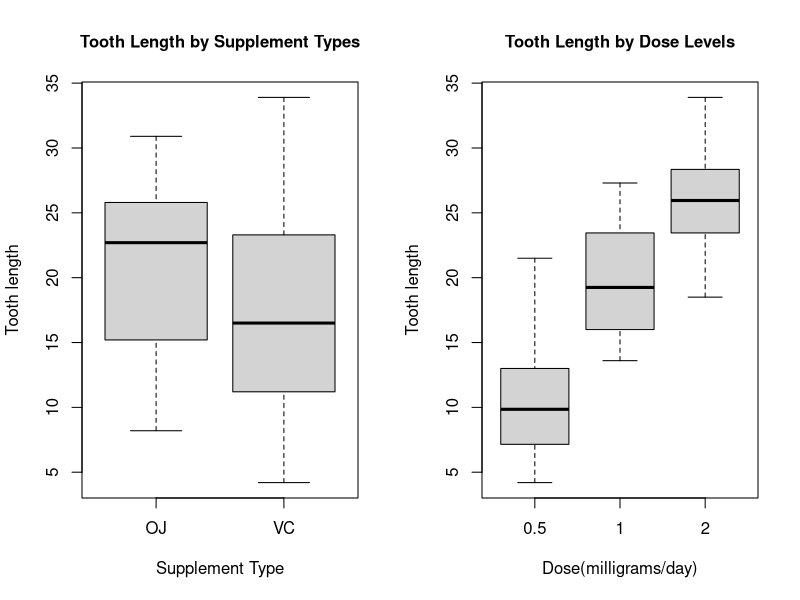

Write R code to recreate this figure.
## ---- chunk 1
knitr::opts_chunk$set(echo = TRUE)
## ---- chunk 2
data <- ToothGrowth
## ---- chunk 3
dim(data)
## ---- chunk 4
names(data)
## ---- chunk 5
with(data, table(supp, dose))
## ---- chunk 6
par(mfrow=c(1,2))
boxplot(len~supp, data, xlab='Supplement Type', ylab='Tooth length', main = 'Tooth Length by Supplement Types', cex.main=1)
boxplot(len~dose, data, xlab='Dose(milligrams/day)', ylab='Tooth length', main = 'Tooth Length by Dose Levels', cex.main=1)
